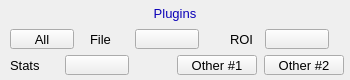
<?xml version="1.0" ?>
<ui version="4.0">
  <class>Dialog</class>
  <widget class="QWidget" name="screen">
    <property name="geometry">
      <rect>
        <x>141</x>
        <y>292</y>
        <width>350</width>
        <height>80</height>
      </rect>
    </property>
    <property name="styleSheet">
      <string notr="true">QWidget#screen {
  color: rgb(0, 0, 0);
  background-color: rgb(187, 187, 187);
  }</string>
    </property>
    <property name="windowTitle">
      <string>ADPlugins</string>
    </property>
    <widget class="QLabel" name="text">
      <property name="geometry">
        <rect>
          <x>122</x>
          <y>10</y>
          <width>1</width>
          <height>40</height>
        </rect>
      </property>
      <property name="text">
        <string/>
      </property>
      <property name="font" stdset="0">
        <font>
          <pointsize>10</pointsize>
        </font>
      </property>
      <property name="brush" stdset="0">
        <brush brushstyle="SolidPattern">
          <color alpha="255">
            <red>0</red>
            <green>0</green>
            <blue>0</blue>
          </color>
        </brush>
      </property>
      <property name="toolTip">
        <string>text</string>
      </property>
      <property name="alignment">
        <set>Qt::AlignLeading|Qt::AlignLeft|Qt::AlignVCenter</set>
      </property>
      <property name="styleSheet">
        <string notr="true">QLabel#text {
  color: rgb(0, 0, 0);
  }</string>
      </property>
    </widget>
    <widget class="PyDMDrawingRectangle" name="rectangle">
      <property name="geometry">
        <rect>
          <x>0</x>
          <y>0</y>
          <width>350</width>
          <height>80</height>
        </rect>
      </property>
      <property name="brush" stdset="0">
        <brush brushstyle="NoBrush">
          <color alpha="255">
            <red>0</red>
            <green>0</green>
            <blue>0</blue>
          </color>
        </brush>
      </property>
      <property name="penStyle" stdset="0">
        <enum>Qt::SolidLine</enum>
      </property>
      <property name="penColor" stdset="0">
        <color>
          <red>0</red>
          <green>0</green>
          <blue>0</blue>
        </color>
      </property>
      <property name="penWidth" stdset="0">
        <double>1</double>
      </property>
      <property name="penCapStyle" stdset="0">
        <enum>Qt::FlatCap</enum>
      </property>
      <property name="toolTip">
        <string>rectangle</string>
      </property>
    </widget>
    <widget class="PyDMDrawingRectangle" name="rectangle_1">
      <property name="geometry">
        <rect>
          <x>122</x>
          <y>2</y>
          <width>107</width>
          <height>21</height>
        </rect>
      </property>
      <property name="brush" stdset="0">
        <brush brushstyle="SolidPattern">
          <color alpha="255">
            <red>218</red>
            <green>218</green>
            <blue>218</blue>
          </color>
        </brush>
      </property>
      <property name="penStyle" stdset="0">
        <enum>Qt::SolidLine</enum>
      </property>
      <property name="penColor" stdset="0">
        <color>
          <red>218</red>
          <green>218</green>
          <blue>218</blue>
        </color>
      </property>
      <property name="penWidth" stdset="0">
        <double>0</double>
      </property>
      <property name="penCapStyle" stdset="0">
        <enum>Qt::FlatCap</enum>
      </property>
      <property name="toolTip">
        <string>rectangle_1</string>
      </property>
    </widget>
    <widget class="QLabel" name="text_1">
      <property name="geometry">
        <rect>
          <x>140</x>
          <y>3</y>
          <width>70</width>
          <height>20</height>
        </rect>
      </property>
      <property name="text">
        <string>Plugins</string>
      </property>
      <property name="font" stdset="0">
        <font>
          <pointsize>10</pointsize>
        </font>
      </property>
      <property name="brush" stdset="0">
        <brush brushstyle="SolidPattern">
          <color alpha="255">
            <red>10</red>
            <green>0</green>
            <blue>184</blue>
          </color>
        </brush>
      </property>
      <property name="toolTip">
        <string>text_1</string>
      </property>
      <property name="alignment">
        <set>Qt::AlignCenter</set>
      </property>
      <property name="styleSheet">
        <string notr="true">QLabel#text_1 {
  color: rgb(10, 0, 184);
  }</string>
      </property>
    </widget>
    <widget class="QLabel" name="text_2">
      <property name="geometry">
        <rect>
          <x>90</x>
          <y>29</y>
          <width>40</width>
          <height>20</height>
        </rect>
      </property>
      <property name="text">
        <string>File</string>
      </property>
      <property name="font" stdset="0">
        <font>
          <pointsize>10</pointsize>
        </font>
      </property>
      <property name="brush" stdset="0">
        <brush brushstyle="SolidPattern">
          <color alpha="255">
            <red>0</red>
            <green>0</green>
            <blue>0</blue>
          </color>
        </brush>
      </property>
      <property name="toolTip">
        <string>text_2</string>
      </property>
      <property name="alignment">
        <set>Qt::AlignLeading|Qt::AlignLeft|Qt::AlignVCenter</set>
      </property>
      <property name="styleSheet">
        <string notr="true">QLabel#text_2 {
  color: rgb(0, 0, 0);
  }</string>
      </property>
    </widget>
    <widget class="QLabel" name="text_3">
      <property name="geometry">
        <rect>
          <x>230</x>
          <y>29</y>
          <width>30</width>
          <height>20</height>
        </rect>
      </property>
      <property name="text">
        <string>ROI</string>
      </property>
      <property name="font" stdset="0">
        <font>
          <pointsize>10</pointsize>
        </font>
      </property>
      <property name="brush" stdset="0">
        <brush brushstyle="SolidPattern">
          <color alpha="255">
            <red>0</red>
            <green>0</green>
            <blue>0</blue>
          </color>
        </brush>
      </property>
      <property name="toolTip">
        <string>text_3</string>
      </property>
      <property name="alignment">
        <set>Qt::AlignLeading|Qt::AlignLeft|Qt::AlignVCenter</set>
      </property>
      <property name="styleSheet">
        <string notr="true">QLabel#text_3 {
  color: rgb(0, 0, 0);
  }</string>
      </property>
    </widget>
    <widget class="PyDMRelatedDisplayButton" name="related_display">
      <property name="geometry">
        <rect>
          <x>135</x>
          <y>29</y>
          <width>64</width>
          <height>20</height>
        </rect>
      </property>
      <property name="showIcon" stdset="0">
        <bool>true</bool>
      </property>
      <property name="font" stdset="0">
        <font>
          <pointsize>10</pointsize>
        </font>
      </property>
      <property name="styleSheet">
        <string notr="true">PyDMRelatedDisplayButton#related_display {
  color: rgb(0, 0, 0);
  background-color: rgb(115, 223, 255);
  }</string>
      </property>
      <property name="titles" stdset="0">
        <stringlist>
          <string>netCDF file #1</string>
          <string>TIFF file #1</string>
          <string>JPEG file #1</string>
          <string>NeXus file #1</string>
          <string>Magick file #1</string>
          <string>HDF5 file #1</string>
          <string>Null file #1</string>
        </stringlist>
      </property>
      <property name="filenames" stdset="0">
        <stringlist>
          <string>NetCDFPlugin_V32.ui</string>
          <string>TIFFPlugin_V32.ui</string>
          <string>JPEGPlugin_V32.ui</string>
          <string>NexusPlugin_V32.ui</string>
          <string>MagickPlugin_V32.ui</string>
          <string>HDF5Plugin_V32.ui</string>
          <string>NullPlugin_V32.ui</string>
        </stringlist>
      </property>
      <property name="macros" stdset="0">
        <stringlist>
          <string>P=${P}, R=netCDF1:, EXT=nc</string>
          <string>P=${P}, R=TIFF1:, EXT=tif</string>
          <string>P=${P}, R=JPEG1:, EXT=jpg</string>
          <string>P=${P}, R=Nexus1:, EXT=h5</string>
          <string>P=${P}, R=Magick1:, EXT=tif</string>
          <string>P=${P}, R=HDF1:, EXT=h5</string>
          <string>P=${P}, R=Null1:, EXT=null</string>
        </stringlist>
      </property>
      <property name="openInNewWindow" stdset="0">
        <bool>true</bool>
      </property>
    </widget>
    <widget class="PyDMRelatedDisplayButton" name="related_display_1">
      <property name="geometry">
        <rect>
          <x>265</x>
          <y>29</y>
          <width>64</width>
          <height>20</height>
        </rect>
      </property>
      <property name="showIcon" stdset="0">
        <bool>true</bool>
      </property>
      <property name="font" stdset="0">
        <font>
          <pointsize>10</pointsize>
        </font>
      </property>
      <property name="styleSheet">
        <string notr="true">PyDMRelatedDisplayButton#related_display_1 {
  color: rgb(0, 0, 0);
  background-color: rgb(115, 223, 255);
  }</string>
      </property>
      <property name="titles" stdset="0">
        <stringlist>
          <string>ROI #1</string>
          <string>ROI #2</string>
          <string>ROI #3</string>
          <string>ROI #4</string>
          <string>ROI 1-4 combined</string>
        </stringlist>
      </property>
      <property name="filenames" stdset="0">
        <stringlist>
          <string>ROIPlugin_V32.ui</string>
          <string>ROIPlugin_V32.ui</string>
          <string>ROIPlugin_V32.ui</string>
          <string>ROIPlugin_V32.ui</string>
          <string>ROI4_V32.ui</string>
        </stringlist>
      </property>
      <property name="macros" stdset="0">
        <stringlist>
          <string>P=${P}, R=ROI1:</string>
          <string>P=${P}, R=ROI2:</string>
          <string>P=${P}, R=ROI3:</string>
          <string>P=${P}, R=ROI4:</string>
          <string>P=${P}, R1=ROI1:,R2=ROI2:, R3=ROI3:,R4=ROI4:</string>
        </stringlist>
      </property>
      <property name="openInNewWindow" stdset="0">
        <bool>true</bool>
      </property>
    </widget>
    <widget class="PyDMRelatedDisplayButton" name="related_display_2">
      <property name="geometry">
        <rect>
          <x>10</x>
          <y>29</y>
          <width>64</width>
          <height>20</height>
        </rect>
      </property>
      <property name="toolTip">
        <string>All</string>
      </property>
      <property name="text">
        <string>All</string>
      </property>
      <property name="showIcon" stdset="0">
        <bool>false</bool>
      </property>
      <property name="font" stdset="0">
        <font>
          <pointsize>10</pointsize>
        </font>
      </property>
      <property name="styleSheet">
        <string notr="true">PyDMRelatedDisplayButton#related_display_2 {
  color: rgb(0, 0, 0);
  background-color: rgb(115, 223, 255);
  }</string>
      </property>
      <property name="titles" stdset="0">
        <stringlist>
          <string>Common plugins</string>
        </stringlist>
      </property>
      <property name="filenames" stdset="0">
        <stringlist>
          <string>CommonPlugins_V32.ui</string>
        </stringlist>
      </property>
      <property name="macros" stdset="0">
        <stringlist>
          <string>P=${P}</string>
        </stringlist>
      </property>
      <property name="openInNewWindow" stdset="0">
        <bool>true</bool>
      </property>
    </widget>
    <widget class="QLabel" name="text_4">
      <property name="geometry">
        <rect>
          <x>10</x>
          <y>55</y>
          <width>50</width>
          <height>20</height>
        </rect>
      </property>
      <property name="text">
        <string>Stats</string>
      </property>
      <property name="font" stdset="0">
        <font>
          <pointsize>10</pointsize>
        </font>
      </property>
      <property name="brush" stdset="0">
        <brush brushstyle="SolidPattern">
          <color alpha="255">
            <red>0</red>
            <green>0</green>
            <blue>0</blue>
          </color>
        </brush>
      </property>
      <property name="toolTip">
        <string>text_4</string>
      </property>
      <property name="alignment">
        <set>Qt::AlignLeading|Qt::AlignLeft|Qt::AlignVCenter</set>
      </property>
      <property name="styleSheet">
        <string notr="true">QLabel#text_4 {
  color: rgb(0, 0, 0);
  }</string>
      </property>
    </widget>
    <widget class="PyDMRelatedDisplayButton" name="related_display_3">
      <property name="geometry">
        <rect>
          <x>65</x>
          <y>55</y>
          <width>64</width>
          <height>20</height>
        </rect>
      </property>
      <property name="showIcon" stdset="0">
        <bool>true</bool>
      </property>
      <property name="font" stdset="0">
        <font>
          <pointsize>10</pointsize>
        </font>
      </property>
      <property name="styleSheet">
        <string notr="true">PyDMRelatedDisplayButton#related_display_3 {
  color: rgb(0, 0, 0);
  background-color: rgb(115, 223, 255);
  }</string>
      </property>
      <property name="titles" stdset="0">
        <stringlist>
          <string>Statistics #1</string>
          <string>Statistics #2</string>
          <string>Statistics #3</string>
          <string>Statistics #4</string>
          <string>Statistics #5</string>
          <string>Statistics 1-5</string>
        </stringlist>
      </property>
      <property name="filenames" stdset="0">
        <stringlist>
          <string>StatsPlugin_V32.ui</string>
          <string>StatsPlugin_V32.ui</string>
          <string>StatsPlugin_V32.ui</string>
          <string>StatsPlugin_V32.ui</string>
          <string>StatsPlugin_V32.ui</string>
          <string>Stats5_V32.ui</string>
        </stringlist>
      </property>
      <property name="macros" stdset="0">
        <stringlist>
          <string>P=${P}, R=Stats1:</string>
          <string>P=${P}, R=Stats2:</string>
          <string>P=${P}, R=Stats3:</string>
          <string>P=${P}, R=Stats4:</string>
          <string>P=${P}, R=Stats5:</string>
          <string>P=${P}, R1=Stats1:,R2=Stats2:,R3=Stats3:,R4=Stats4:,R5=Stats5:</string>
        </stringlist>
      </property>
      <property name="openInNewWindow" stdset="0">
        <bool>true</bool>
      </property>
    </widget>
    <widget class="PyDMRelatedDisplayButton" name="related_display_4">
      <property name="geometry">
        <rect>
          <x>177</x>
          <y>55</y>
          <width>80</width>
          <height>20</height>
        </rect>
      </property>
      <property name="toolTip">
        <string>Other #1</string>
      </property>
      <property name="text">
        <string>Other #1</string>
      </property>
      <property name="showIcon" stdset="0">
        <bool>true</bool>
      </property>
      <property name="font" stdset="0">
        <font>
          <pointsize>10</pointsize>
        </font>
      </property>
      <property name="styleSheet">
        <string notr="true">PyDMRelatedDisplayButton#related_display_4 {
  color: rgb(0, 0, 0);
  background-color: rgb(115, 223, 255);
  }</string>
      </property>
      <property name="titles" stdset="0">
        <stringlist>
          <string>Image #1</string>
          <string>Image #2</string>
          <string>Process #1</string>
          <string>Transform #1</string>
          <string>Color convert #1</string>
          <string>Color convert #2</string>
          <string>Overlay #1</string>
          <string>Overlays 1-8</string>
          <string>Circular buffer #1</string>
          <string>ROI Statistics #1</string>
          <string>Attribute #1</string>
          <string>FFT #1</string>
          <string>Scatter #1</string>
          <string>Gather #1</string>
          <string>Pva</string>
        </stringlist>
      </property>
      <property name="filenames" stdset="0">
        <stringlist>
          <string>ImagePlugin_V32.ui</string>
          <string>ImagePlugin_V32.ui</string>
          <string>ProcessPlugin_V32.ui</string>
          <string>TransformPlugin_V32.ui</string>
          <string>ColorConvertPlugin_V32.ui</string>
          <string>ColorConvertPlugin_V32.ui</string>
          <string>OverlayPlugin_V32.ui</string>
          <string>Overlay8_V32.ui</string>
          <string>CircularBuffPlugin_V32.ui</string>
          <string>ROIStatPlugin_V32.ui</string>
          <string>AttributePlugin_V32.ui</string>
          <string>FFTPlugin_V32.ui</string>
          <string>ScatterPlugin_V32.ui</string>
          <string>Gather8_V32.ui</string>
          <string>PvaPlugin_V32.ui</string>
        </stringlist>
      </property>
      <property name="macros" stdset="0">
        <stringlist>
          <string>P=${P}, R=image1:</string>
          <string>P=${P}, R=image2:</string>
          <string>P=${P}, R=Proc1:</string>
          <string>P=${P}, R=Trans1:</string>
          <string>P=${P}, R=CC1:</string>
          <string>P=${P}, R=CC2:</string>
          <string>P=${P}, R=Over1:</string>
          <string>P=${P}, R=Over1:,O1=Over1:1:,O2=Over1:2:,O3=Over1:3:,O4=Over1:4:,O5=Over1:5:,O6=Over1:6:,O7=Over1:7:,O8=Over1:8:</string>
          <string>P=${P}, R=CB1:</string>
          <string>P=${P}, R=ROIStat1:</string>
          <string>P=${P}, R=Attr1:</string>
          <string>P=${P}, R=FFT1:</string>
          <string>P=${P}, R=Scatter1:</string>
          <string>P=${P}, R=Gather1:</string>
          <string>P=${P}, R=Pva1:</string>
        </stringlist>
      </property>
      <property name="openInNewWindow" stdset="0">
        <bool>true</bool>
      </property>
    </widget>
    <widget class="PyDMRelatedDisplayButton" name="related_display_5">
      <property name="geometry">
        <rect>
          <x>264</x>
          <y>55</y>
          <width>80</width>
          <height>20</height>
        </rect>
      </property>
      <property name="toolTip">
        <string>Other #2</string>
      </property>
      <property name="text">
        <string>Other #2</string>
      </property>
      <property name="showIcon" stdset="0">
        <bool>true</bool>
      </property>
      <property name="font" stdset="0">
        <font>
          <pointsize>10</pointsize>
        </font>
      </property>
      <property name="styleSheet">
        <string notr="true">PyDMRelatedDisplayButton#related_display_5 {
  color: rgb(0, 0, 0);
  background-color: rgb(115, 223, 255);
  }</string>
      </property>
      <property name="titles" stdset="0">
        <stringlist>
          <string>Scan #1</string>
          <string>Acquire Sequence</string>
          <string>devIocStats</string>
        </stringlist>
      </property>
      <property name="filenames" stdset="0">
        <stringlist>
          <string>scan_more.ui</string>
          <string>yySseq.ui</string>
          <string>ioc_stats_soft.ui</string>
        </stringlist>
      </property>
      <property name="macros" stdset="0">
        <stringlist>
          <string>P=${P}, S=scan1, N=1</string>
          <string>P=${P}, S=AcquireSequence</string>
          <string>ioc=${P}</string>
        </stringlist>
      </property>
      <property name="openInNewWindow" stdset="0">
        <bool>true</bool>
      </property>
    </widget>
  </widget>
  <customwidgets>
    <customwidget>
      <class>PyDMLabel</class>
      <extends>QLabel</extends>
      <header>pydm.widgets.label</header>
    </customwidget>
    <customwidget>
      <class>PyDMDrawingRectangle</class>
      <extends>QWidget</extends>
      <header>pydm.widgets.drawing</header>
    </customwidget>
    <customwidget>
      <class>PyDMRelatedDisplayButton</class>
      <extends>QPushButton</extends>
      <header>pydm.widgets.related_display_button</header>
    </customwidget>
  </customwidgets>
</ui>
